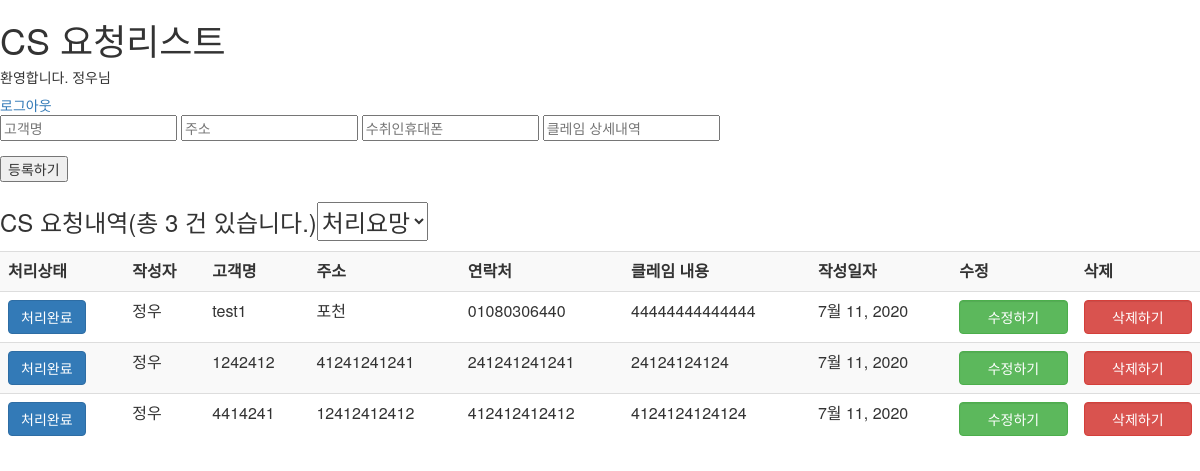
The page /cs/ (signed in) on the database its author committed.
### cs/models.py (models this page shows, shortened)
class Request(models.Model):
    objects = models.Manager()
    author = models.ForeignKey(settings.AUTH_USER_MODEL, on_delete=models.CASCADE)
    name = models.CharField(max_length=20)
    address = models.CharField(max_length=50)
    phone_number = models.CharField(max_length=50)
    text = models.TextField()
    created_date = models.DateField(default=timezone.now)
    status = models.BooleanField(default=False)
    class Meta:
        ordering = ['status']

### cs/views.py (the view)
# urls.py: path('', views.CrudView.as_view(), name='crud_ajax'),
@method_decorator(login_required, name="dispatch")
class CrudView(ListView):
    model=Request
    template_name='cs/crud.html'
    context_object_name = 'request_datas'

### cs/templates/cs/crud.html (shortened to what this page needs)
{% extends 'cs/base.html' %}
{% load static %}
{% block title %}CS 요청리스트{% endblock %}
{% if user.is_authenticated %}
{% block content %}
<h5>환영합니다. {{user.first_name}}님</h5>
<a href='{% url "logout" %}'>로그아웃</a>
    <form id="addRequest"action="">
        <div class="form-group">
            <input type="text" name = "name" placeholder="고객명" required>
            <input type="text" name = "address" placeholder="주소" required>
            <input type="text" name = "phone_number" placeholder="수취인휴대폰" required>
            <input type="text" name = "text" placeholder="클레임 상세내역" required>
        </div>
        <button tyep="submit">등록하기</button>
    </form>
    <div>
        <h3>CS 요청내역(총 {{request_datas.count}} 건 있습니다.)<select id = "option_status" name="status">
            <option value="False">처리요망</option>
        </select></h3>
        <table id="request_table" class="table table-striped">
            <th>처리상태</th>
            <th>작성자</th>
            <th>고객명</th>
            <th>주소</th>
            <th>연락처</th>
            <th>클레임 내용</th>
            <th>작성일자</th>
            <th>수정</th>
            <th>삭제</th>
            {% if request_datas %}
            {% for request_data in request_datas %}
                <tr id="request_data-{{request_data.id}}" class = "{{request_data.status}}">
                    {% if not request_data.status %}
                        <td>
                            <button id="requestbutton-{{request_data.id}}" class="btn btn-default" onclick="edit_status('{{request_data.id}}')">처리요망</button>
                        </td>
                    {% else %}
                        <td>
                            <button id ="requestbutton-{{request_data.id}}" class="btn btn-primary" onclick="edit_status('{{request_data.id}}')" >처리완료</button>
                        </td>
                    {% endif %}
                    <td class = "request_author request_data" name="author">{{request_data.author.first_name}}</td>
                    <td class = "request_name request_data" name="name">{{request_data.name}}</td>
                    <td class = "request_address request_data" name="address">{{request_data.address}}</td>
                    <td class = "request_phone_number request_data" name="phone_number">{{request_data.phone_number}}</td>
                    <td class = "request_text request_data" name="text">{{request_data.text|linebreaksbr}}</td>
                    <td class = "request_created_date request_data" name="created_date">{{request_data.created_date}}</td>
                        <td>
                            <button class="btn btn-success form-control" onclick="edit_request_data('{{request_data.id}}')" data-toggle="modal" data-target="#myModal">수정하기</button>                        </td>
                        <td>
                            <button class="btn btn-danger form-control" onclick="delete_request_data('{{request_data.id}}')">삭제하기</button>
                        </td>
                </tr>
            {% endfor %}
            {% else %}
                클레임 내역이 없습니다.
            {% endif %}
        </table>
    </div>
    {% endblock %}
{% else %}
Permission denied
{% endif %}

### rows shown on the page
Request: author.first_name "정우", name "test1", address "포천", phone_number "01080306440", text "44444444444444", created_date "7월 11, 2020"
Request: author.first_name "정우", name "1242412", address "41241241241", phone_number "241241241241", text "24124124124", created_date "7월 11, 2020"
Request: author.first_name "정우", name "4414241", address "12412412412", phone_number "412412412412", text "4124124124124", created_date "7월 11, 2020"

### other values the page prints
{{ user.first_name }} "정우"
{{ request_datas.count }} "3"
